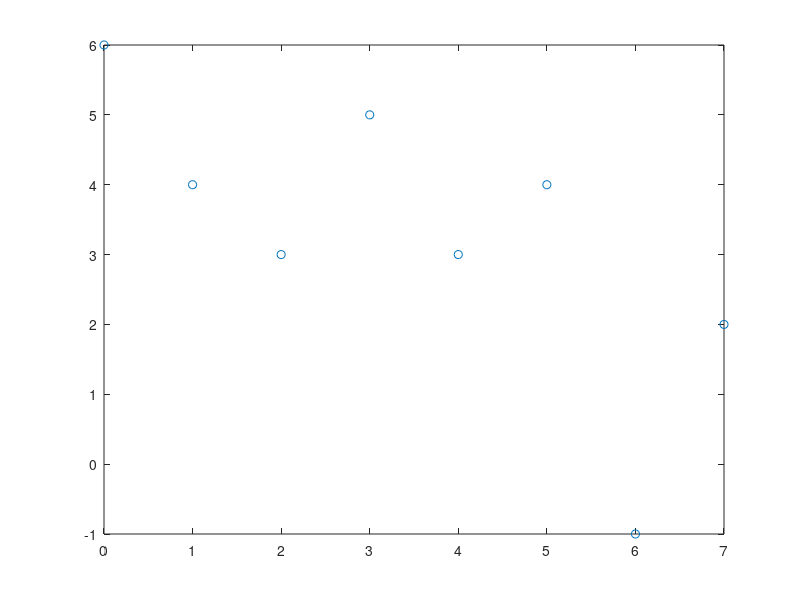
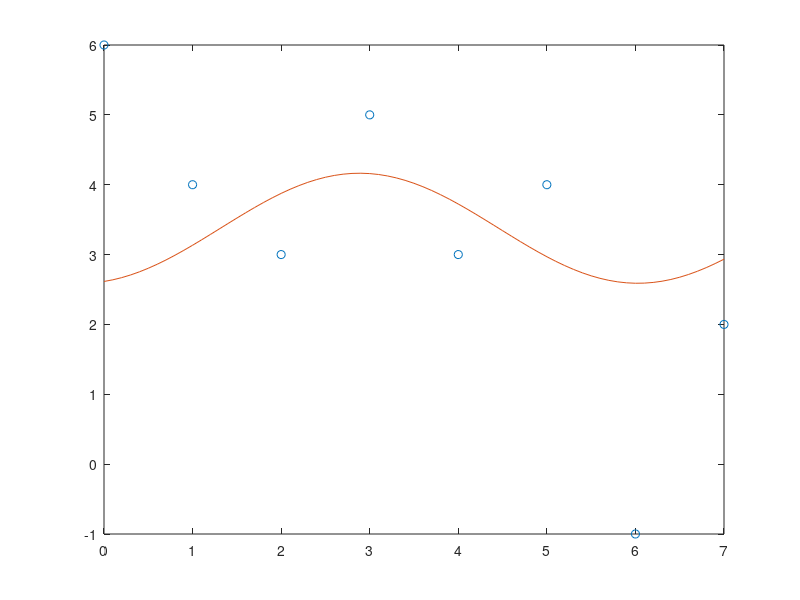
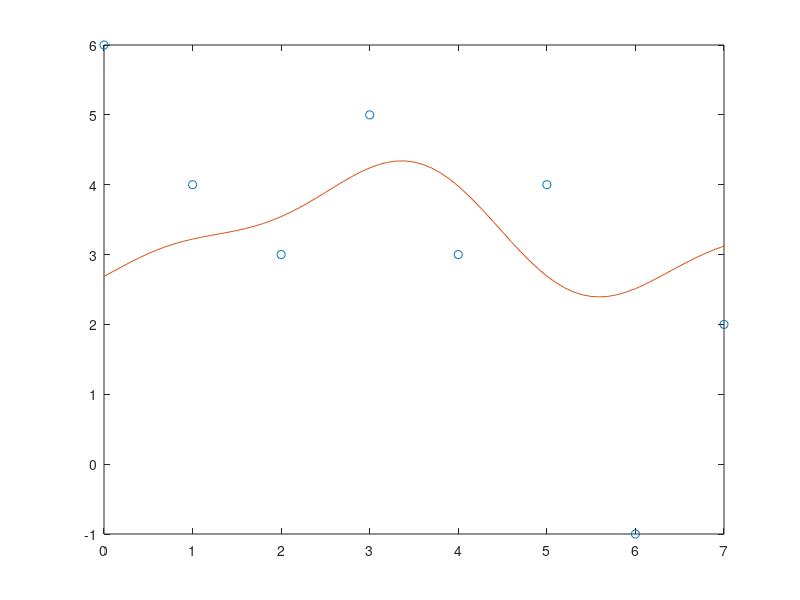
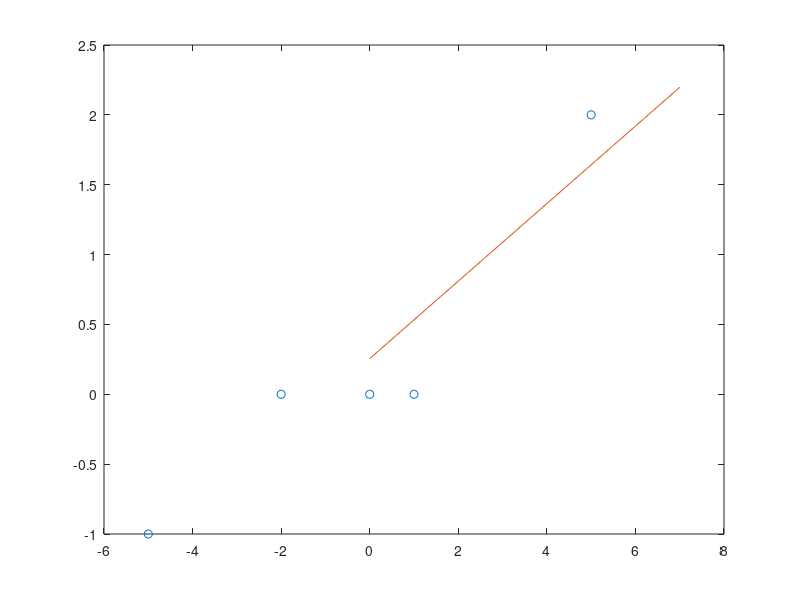

The MATLAB script that drew these images, in order:

% Session 4 exercise 1
% Emma Rousseau

x = 0:7;
y = [6 4 3 5 3 4 -1 2 ];

% a) plot the data
figure(1)
plot(x,y,'o')

% b) fit a function of the form c1 + c2*sin(x) + c3*cos(x)
% to the data using the least squares method
A = [ones(8,1) sin(x') cos(x')];
b = y';
c = A\b;

% c) plot the data and the fitted function
figure(2)
xx = 0:0.1:7;
yy = c(1) + c(2)*sin(xx) + c(3)*cos(xx);
plot(x,y,'o',xx,yy)

% using the same data points, fit a function of the form c1 + c2*sin(x) + c3*cos(x) + c4*sin(2x) + c5*cos(2x)
% to the data using the least squares method
A = [ones(8,1) sin(x') cos(x') sin(2*x') cos(2*x')];
c = A\b;

% d) plot the data and the fitted function
figure(3)
yy = c(1) + c(2)*sin(xx) + c(3)*cos(xx) + c(4)*sin(2*xx) + c(5)*cos(2*xx);
plot(x,y,'o',xx,yy)


% Straight-line fitting
x = [ -2 -5 0 5 1 ];
y = [0 -1 0 2 0 ];

A = [x' ones(5,1)];
c = A\y';

% e) plot the data and the fitted function
figure(4)
yy = c(1)*xx + c(2);
plot(x,y,'o',xx,yy)

